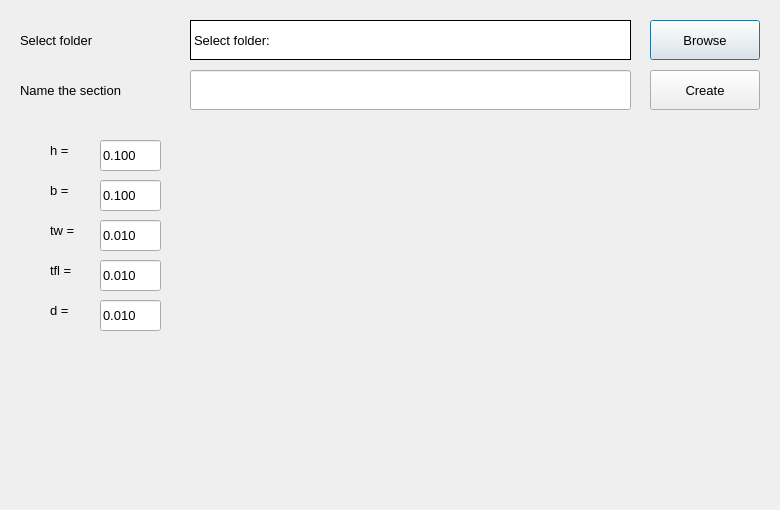
<?xml version="1.0" encoding="UTF-8"?>
<ui version="4.0">
 <class>Dialog_Double_Angle</class>
 <widget class="QDialog" name="Dialog_Double_Angle">
  <property name="geometry">
   <rect>
    <x>0</x>
    <y>0</y>
    <width>780</width>
    <height>510</height>
   </rect>
  </property>
  <property name="windowTitle">
   <string>DoubleAngle</string>
  </property>
  <widget class="QLabel" name="label_justdisplay_3">
   <property name="geometry">
    <rect>
     <x>50</x>
     <y>130</y>
     <width>41</width>
     <height>41</height>
    </rect>
   </property>
   <property name="font">
    <font>
     <pointsize>10</pointsize>
    </font>
   </property>
   <property name="text">
    <string>h = </string>
   </property>
  </widget>
  <widget class="QLabel" name="label_justdisplay_4">
   <property name="geometry">
    <rect>
     <x>50</x>
     <y>170</y>
     <width>41</width>
     <height>41</height>
    </rect>
   </property>
   <property name="font">
    <font>
     <pointsize>10</pointsize>
    </font>
   </property>
   <property name="text">
    <string>b = </string>
   </property>
  </widget>
  <widget class="QLabel" name="label_justdisplay_5">
   <property name="geometry">
    <rect>
     <x>50</x>
     <y>210</y>
     <width>41</width>
     <height>41</height>
    </rect>
   </property>
   <property name="font">
    <font>
     <pointsize>10</pointsize>
    </font>
   </property>
   <property name="text">
    <string>tw = </string>
   </property>
  </widget>
  <widget class="QLabel" name="label_justdisplay_6">
   <property name="geometry">
    <rect>
     <x>50</x>
     <y>250</y>
     <width>41</width>
     <height>41</height>
    </rect>
   </property>
   <property name="font">
    <font>
     <pointsize>10</pointsize>
    </font>
   </property>
   <property name="text">
    <string>tfl = </string>
   </property>
  </widget>
  <widget class="QLineEdit" name="lineEdit_h">
   <property name="geometry">
    <rect>
     <x>100</x>
     <y>140</y>
     <width>61</width>
     <height>31</height>
    </rect>
   </property>
   <property name="font">
    <font>
     <pointsize>10</pointsize>
    </font>
   </property>
   <property name="text">
    <string>0.100</string>
   </property>
  </widget>
  <widget class="QLineEdit" name="lineEdit_b">
   <property name="geometry">
    <rect>
     <x>100</x>
     <y>180</y>
     <width>61</width>
     <height>31</height>
    </rect>
   </property>
   <property name="font">
    <font>
     <pointsize>10</pointsize>
    </font>
   </property>
   <property name="text">
    <string>0.100</string>
   </property>
  </widget>
  <widget class="QLineEdit" name="lineEdit_tw">
   <property name="geometry">
    <rect>
     <x>100</x>
     <y>220</y>
     <width>61</width>
     <height>31</height>
    </rect>
   </property>
   <property name="font">
    <font>
     <pointsize>10</pointsize>
    </font>
   </property>
   <property name="text">
    <string>0.010</string>
   </property>
  </widget>
  <widget class="QLineEdit" name="lineEdit_tfl">
   <property name="geometry">
    <rect>
     <x>100</x>
     <y>260</y>
     <width>61</width>
     <height>31</height>
    </rect>
   </property>
   <property name="font">
    <font>
     <pointsize>10</pointsize>
    </font>
   </property>
   <property name="text">
    <string>0.010</string>
   </property>
  </widget>
  <widget class="QLabel" name="label_justdisplay_2">
   <property name="geometry">
    <rect>
     <x>20</x>
     <y>70</y>
     <width>171</width>
     <height>40</height>
    </rect>
   </property>
   <property name="font">
    <font>
     <pointsize>10</pointsize>
    </font>
   </property>
   <property name="text">
    <string>Name the section</string>
   </property>
  </widget>
  <widget class="QLabel" name="label_justdisplay">
   <property name="geometry">
    <rect>
     <x>20</x>
     <y>20</y>
     <width>170</width>
     <height>40</height>
    </rect>
   </property>
   <property name="font">
    <font>
     <pointsize>10</pointsize>
    </font>
   </property>
   <property name="text">
    <string>Select folder</string>
   </property>
  </widget>
  <widget class="QPushButton" name="pushButton_DefineFolder">
   <property name="geometry">
    <rect>
     <x>650</x>
     <y>20</y>
     <width>110</width>
     <height>40</height>
    </rect>
   </property>
   <property name="font">
    <font>
     <pointsize>10</pointsize>
    </font>
   </property>
   <property name="text">
    <string>Browse</string>
   </property>
  </widget>
  <widget class="QPushButton" name="pushButton_CreateSection">
   <property name="geometry">
    <rect>
     <x>650</x>
     <y>70</y>
     <width>110</width>
     <height>40</height>
    </rect>
   </property>
   <property name="font">
    <font>
     <pointsize>10</pointsize>
    </font>
   </property>
   <property name="text">
    <string>Create</string>
   </property>
  </widget>
  <widget class="QLabel" name="label_CreateFolder">
   <property name="geometry">
    <rect>
     <x>190</x>
     <y>20</y>
     <width>441</width>
     <height>40</height>
    </rect>
   </property>
   <property name="font">
    <font>
     <pointsize>10</pointsize>
    </font>
   </property>
   <property name="styleSheet">
    <string notr="true">background-color: rgb(255, 255, 255);</string>
   </property>
   <property name="frameShape">
    <enum>QFrame::Panel</enum>
   </property>
   <property name="frameShadow">
    <enum>QFrame::Plain</enum>
   </property>
   <property name="text">
    <string>Select folder:</string>
   </property>
  </widget>
  <widget class="QLineEdit" name="lineEdit_SectionName">
   <property name="geometry">
    <rect>
     <x>190</x>
     <y>70</y>
     <width>441</width>
     <height>40</height>
    </rect>
   </property>
   <property name="font">
    <font>
     <pointsize>10</pointsize>
    </font>
   </property>
   <property name="text">
    <string/>
   </property>
  </widget>
  <widget class="QLabel" name="label_justdisplay_7">
   <property name="geometry">
    <rect>
     <x>50</x>
     <y>290</y>
     <width>51</width>
     <height>41</height>
    </rect>
   </property>
   <property name="font">
    <font>
     <pointsize>10</pointsize>
    </font>
   </property>
   <property name="text">
    <string>d = </string>
   </property>
  </widget>
  <widget class="QLineEdit" name="lineEdit_dist">
   <property name="geometry">
    <rect>
     <x>100</x>
     <y>300</y>
     <width>61</width>
     <height>31</height>
    </rect>
   </property>
   <property name="font">
    <font>
     <pointsize>10</pointsize>
    </font>
   </property>
   <property name="text">
    <string>0.010</string>
   </property>
  </widget>
  <widget class="QLabel" name="label_image">
   <property name="geometry">
    <rect>
     <x>190</x>
     <y>140</y>
     <width>362</width>
     <height>273</height>
    </rect>
   </property>
   <property name="text">
    <string/>
   </property>
   <property name="pixmap">
    <pixmap>photos/Double_Angle.jpg</pixmap>
   </property>
   <property name="scaledContents">
    <bool>true</bool>
   </property>
  </widget>
 </widget>
 <resources/>
 <connections/>
</ui>
